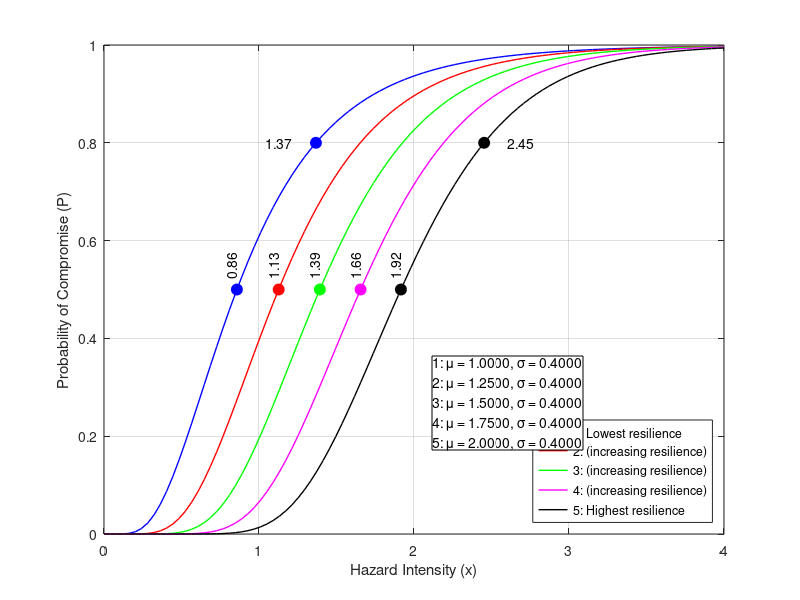

This figure's MATLAB source:
% Adam Lewis 3rd Year Individual Project
% Student ID 11076422

% ChatGPT o3-mini-high was used to aid debugging and production of the 
% MATLAB visualisations in this project.

% MATLAB code to generate a series of fragility curves to demonstrate the
% effect of mean on the curve

% Define desired figure size in pixels
plotWidth = 500;   % Width in pixels
plotHeight = 450;  % Height in pixels

m_norm_A = 1.0;     % Curve A mean
s_norm_A = 0.6;     % Curve A stdDev
m_norm_B = 1.25;    % Curve B mean
s_norm_B = 0.6;     % Curve B stdDev
m_norm_C = 1.5;     % Curve C mean
s_norm_C = 0.6;     % Curve C stdDev
m_norm_D = 1.75;    % Curve D mean
s_norm_D = 0.6;     % Curve D stdDev
m_norm_E = 2.0;     % Curve E mean
s_norm_E = 0.6;     % Curve E stdDev

% Convert mean and std to beta/theta for curves A, B, C, D and E
beta_A = sqrt(log(1 + (s_norm_A/m_norm_A)^2));
theta_A = m_norm_A * exp(-0.5 * beta_A^2);
beta_B = sqrt(log(1 + (s_norm_B/m_norm_B)^2));
theta_B = m_norm_B * exp(-0.5 * beta_B^2);
beta_C = sqrt(log(1 + (s_norm_C/m_norm_C)^2));
theta_C = m_norm_C * exp(-0.5 * beta_C^2);
beta_D = sqrt(log(1 + (s_norm_D/m_norm_D)^2));
theta_D = m_norm_D * exp(-0.5 * beta_D^2);
beta_E = sqrt(log(1 + (s_norm_E/m_norm_E)^2));
theta_E = m_norm_E * exp(-0.5 * beta_E^2);

% Define X
x = linspace(0, 4, 100); 

% Use normcdf to generate fragility curves
P_CompanyA = normcdf((log(x / theta_A)) / beta_A);
P_CompanyB = normcdf((log(x / theta_B)) / beta_B);
P_CompanyC = normcdf((log(x / theta_C)) / beta_C);
P_CompanyD = normcdf((log(x / theta_D)) / beta_D);
P_CompanyE = normcdf((log(x / theta_E)) / beta_E);

% Plot fragility Curves
figure('Color','w', 'Units','pixels', 'Position',[100 100 plotWidth plotHeight]);
plot(x, P_CompanyA, 'b-', 'LineWidth', 1); hold on; 
plot(x, P_CompanyB, 'r-', 'LineWidth', 1);         
plot(x, P_CompanyC, 'g-', 'LineWidth', 1);
plot(x, P_CompanyD, 'm-', 'LineWidth', 1);
plot(x, P_CompanyE, 'k-', 'LineWidth', 1);
xlabel('Hazard Intensity (x)');
ylabel('Probability of Compromise (P)');
set(gcf, 'Color', 'white');

% Main legend -
legend({ '1: Lowest resilience', ...
         '2: (increasing resilience)', ...
         '3: (increasing resilience)', ...
         '4: (increasing resilience)', ...
         '5: Highest resilience' }, ...
         'Location', 'southeast');

% Text box for mean and SD inputs
annotation_str = {...
    sprintf('1: μ = %.4f, σ = %.4f', m_norm_A, 1-s_norm_A), ...
    sprintf('2: μ = %.4f, σ = %.4f', m_norm_B, 1-s_norm_B), ...
    sprintf('3: μ = %.4f, σ = %.4f', m_norm_C, 1-s_norm_C), ...
    sprintf('4: μ = %.4f, σ = %.4f', m_norm_D, 1-s_norm_D), ...
    sprintf('5: μ = %.4f, σ = %.4f', m_norm_E, 1-s_norm_E)};
annotation('textbox', [0.54, 0.25, 0.5, 0.3], 'String', annotation_str, ...
           'FitBoxToText', 'on', 'EdgeColor', 'black', ...
           'BackgroundColor', 'white');

grid on;

% Vertical offset for text above each dot
offset = 0.05;

% Plot dot and label for Company A (blue)
plot(theta_A, 0.5, 'bo', 'MarkerFaceColor', 'b', 'MarkerSize', 8, 'HandleVisibility','off');
text(theta_A, 0.5+offset, sprintf('%.2f', theta_A), ...
    'VerticalAlignment','bottom', 'HorizontalAlignment','center', ...
    'Rotation', 90, 'FontSize',10, 'Color','k');

% Plot dot and label for Company B (red)
plot(theta_B, 0.5, 'ro', 'MarkerFaceColor', 'r', 'MarkerSize', 8, 'HandleVisibility','off');
text(theta_B, 0.5+offset, sprintf('%.2f', theta_B), ...
    'VerticalAlignment','bottom', 'HorizontalAlignment','center', ...
    'Rotation', 90, 'FontSize',10, 'Color','k');

% Plot dot and label for Company C (green)
plot(theta_C, 0.5, 'go', 'MarkerFaceColor', 'g', 'MarkerSize', 8, 'HandleVisibility','off');
text(theta_C, 0.5+offset, sprintf('%.2f', theta_C), ...
    'VerticalAlignment','bottom', 'HorizontalAlignment','center', ...
    'Rotation', 90, 'FontSize',10, 'Color','k');

% Plot dot and label for Company D (magenta)
plot(theta_D, 0.5, 'mo', 'MarkerFaceColor', 'm', 'MarkerSize', 8, 'HandleVisibility','off');
text(theta_D, 0.5+offset, sprintf('%.2f', theta_D), ...
    'VerticalAlignment','bottom', 'HorizontalAlignment','center', ...
    'Rotation', 90, 'FontSize',10, 'Color','k');

% Plot dot and label for Company E (black)
plot(theta_E, 0.5, 'ko', 'MarkerFaceColor', 'k', 'MarkerSize', 8, 'HandleVisibility','off');
text(theta_E, 0.5+offset, sprintf('%.2f', theta_E), ...
    'VerticalAlignment','bottom', 'HorizontalAlignment','center', ...
    'Rotation', 90, 'FontSize',10, 'Color','k');


% Dots at 0.8 probability for blue (Company A) and black (Company E)
% Get the x-values corresponding to 0.8 probability
% x = theta * exp(beta * norminv(0.8))
x_A_0_8 = theta_A * exp(beta_A * norminv(0.8));
x_E_0_8 = theta_E * exp(beta_E * norminv(0.8));

% Company A (blue) at 0.8 probability
plot(x_A_0_8, 0.8, 'bo', 'MarkerFaceColor', 'b', 'MarkerSize', 8, 'HandleVisibility','off');
text(x_A_0_8-0.15, 0.8, sprintf('%.2f', x_A_0_8), ...
    'VerticalAlignment','middle', 'HorizontalAlignment','right', ...
    'Rotation', 0, 'FontSize',10, 'Color','k');

% Company E (black) at 0.8 probability
plot(x_E_0_8, 0.8, 'ko', 'MarkerFaceColor', 'k', 'MarkerSize', 8, 'HandleVisibility','off');
text(x_E_0_8+0.15, 0.8, sprintf('%.2f', x_E_0_8), ...
    'VerticalAlignment','middle', 'HorizontalAlignment','left', ...
    'Rotation', 0, 'FontSize',10, 'Color','k');


hold off;

saveas(gcf, 'img_chapter_5_4_effect_of_mean.png');
